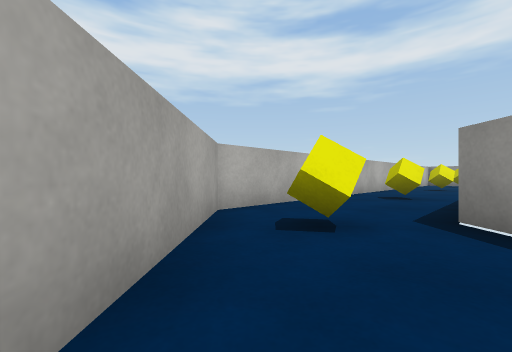
[1] (above)

23 first-person views from a walk through a 3-D level made in the Unity game engine. The camera is 0.51 m above the floor, looks level and sees 90° across. The floor is counted in squares, 1 m on a side. Each view is taken from the middle of a square. On the plan, view 1 faces up. The plan holds only what a view shows up to about 9 squares ahead; the rest is blank. The place goes on beyond the plan. Surface patterns are stand-ins for the level's own textures.

[2]
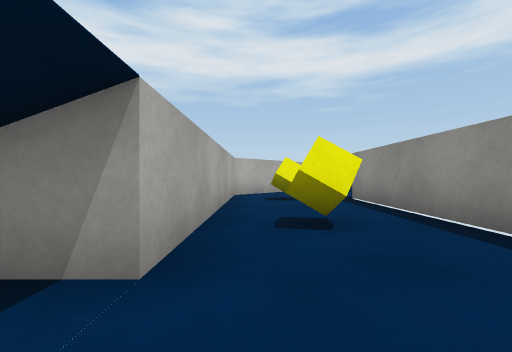

[3]
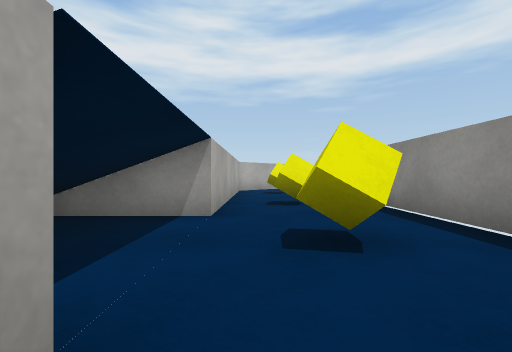

[4]
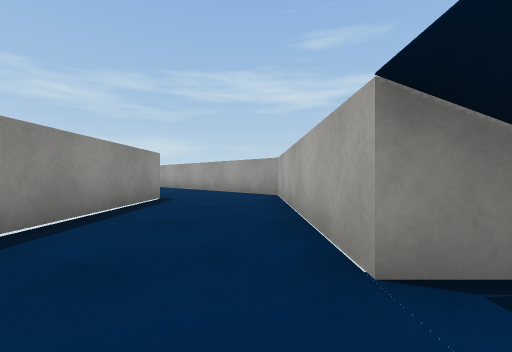

[5]
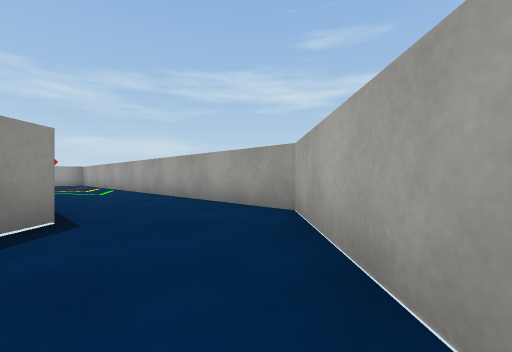

[6]
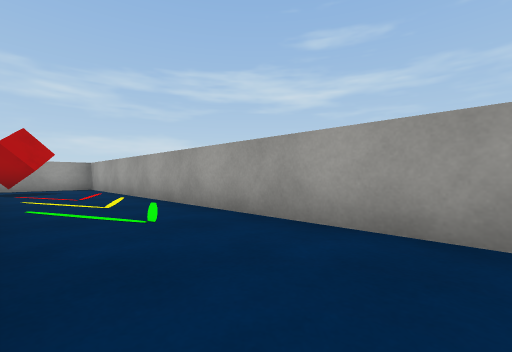

[7]
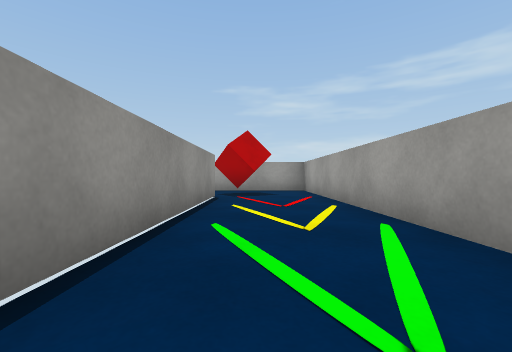

[8]
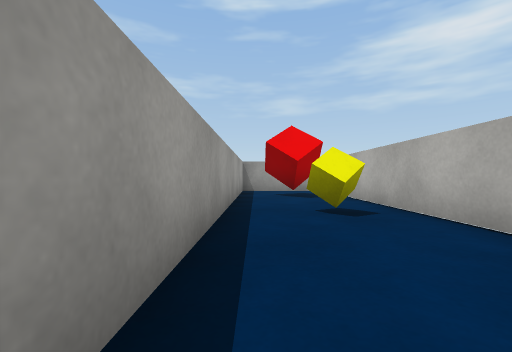

[9]
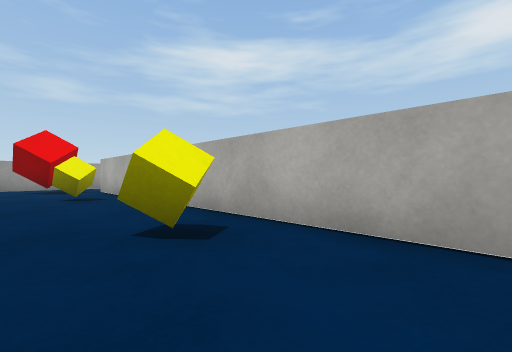

[10]
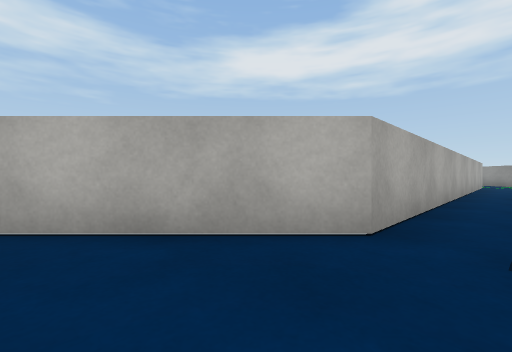

[11]
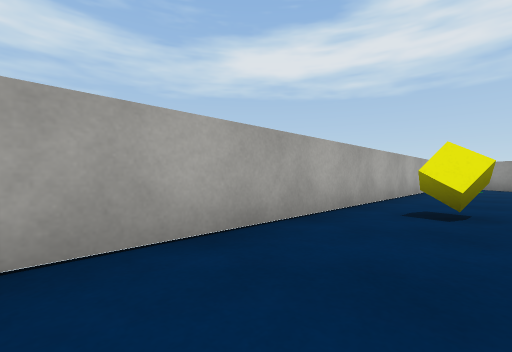

[12]
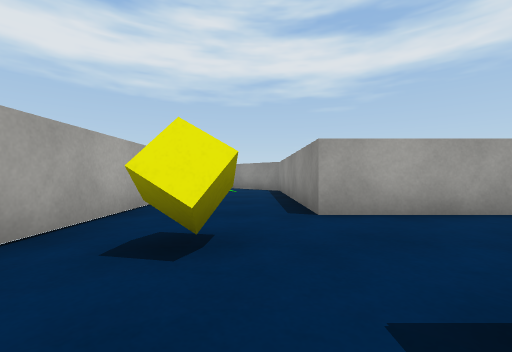

[13]
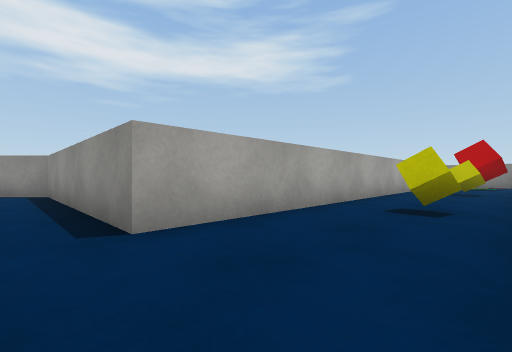

[14]
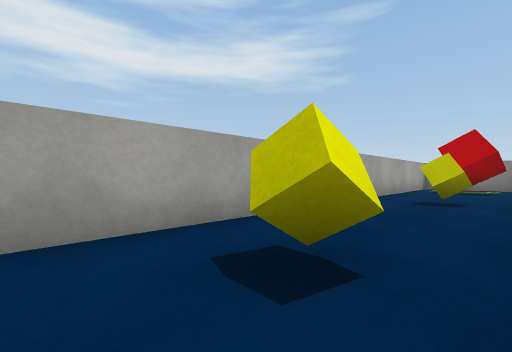

[15]
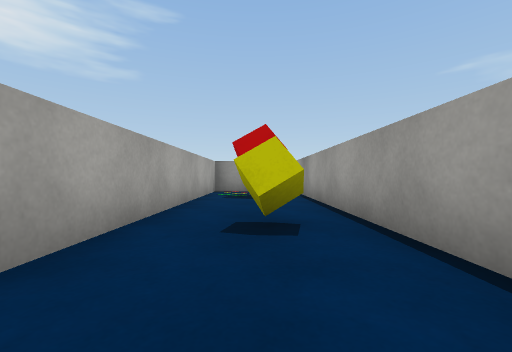

[16]
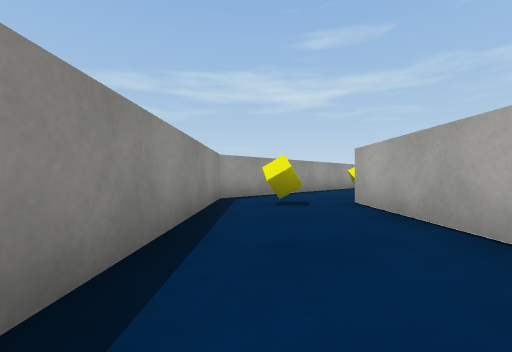

[17]
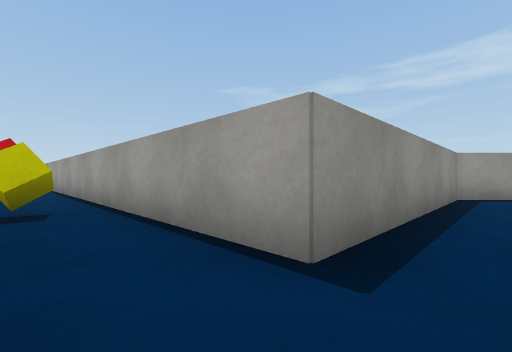

[18]
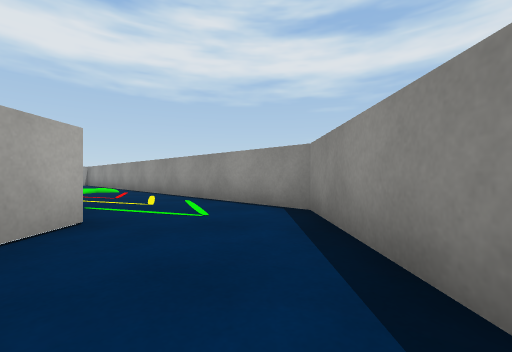

[19]
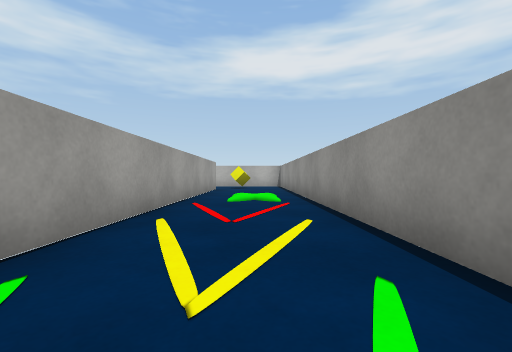

[20]
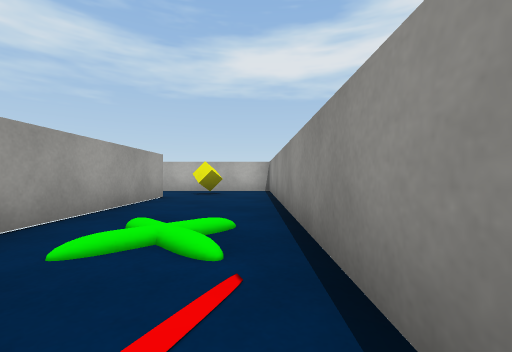

[21]
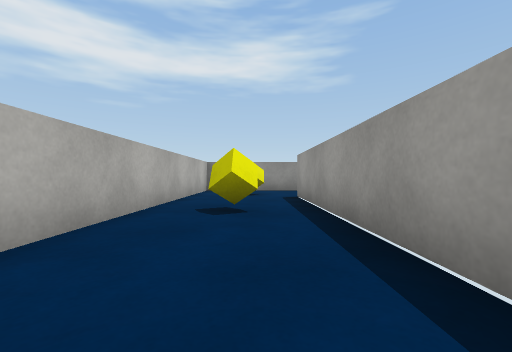

[22]
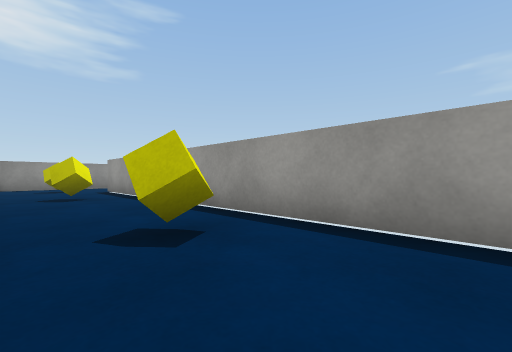

[23]
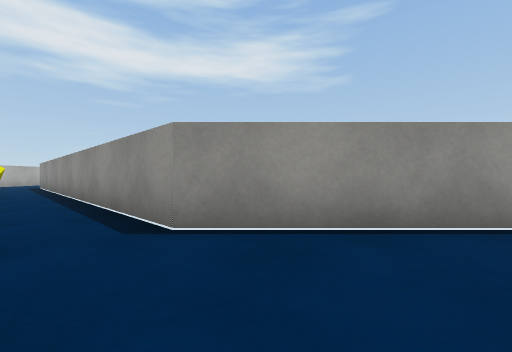

### Floor plan
Points are (right, up) in squares from view 1. A wall is a line through its corners. A room is listed if a view was taken in it or the views show most of it. See-through windows are left out.
Room 1 (views 1, 2, 3, 4, 5, 6, 7, 8, 9, 10, 11, 12, 13, 14, 15, 16, 17, 18, 19, 20, 21, 22, 23)
walls: (16.2, 2.8) (16.2, -8.8) (9.2, -15.8) (2.2, -8.7) (2.2, 2.8); (32.4, -4) (32.4, -1.7) (18.8, -1.7) (18.8, 3.8) (9.1, 13.5) (2.8, 7.2); (2.7, 3.2) (9.2, 9.7) (15, 3.9); (1.1, 5.5) (-0.6, 3.8) (-0.6, -1.7) (-1.6, -1.7); (-1.4, -4.3) (-0.6, -4.3) (-0.6, -9.8) (9.1, -19.5) (18.8, -9.8) (18.8, -4.3) (31.1, -4.3)
objects: yellow cube (1, -3); yellow cube (1, 0); yellow cube (1, 3); yellow cube (3, 6); yellow cube (6, 9); red cube (9, -17) to (10, -17); yellow cube (9, 11); yellow cube (12, -15); yellow cube (15, -12); yellow cube (17, -3); yellow cube (18, -9); yellow cube (22, -3); yellow cube (27, -3); red cube (30, -3) to (31, -3)

Where each view was taken, in squares from view 1:
view 1: 0 up, 0 right, facing up
view 2: 3 down, 0 right, facing up
view 3: 5 down, 0 right, facing up
view 4: 3 down, 0 right, facing down
view 5: 6 down, 0 right, facing down
view 6: 10 down, 3 right, facing down
view 7: 12 down, 4 right, facing down-right
view 8: 13 down, 15 right, facing down-left
view 9: 11 down, 17 right, facing left
view 10: 11 down, 17 right, facing up-left
view 11: 7 down, 18 right, facing up-left
view 12: 5 down, 18 right, facing up
view 13: 4 down, 18 right, facing up-right
view 14: 4 down, 21 right, facing up-right
view 15: 3 down, 24 right, facing right
view 16: 4 down, 18 right, facing down
view 17: 3 down, 18 right, facing down-right
view 18: 0 up, 18 right, facing up
view 19: 4 up, 17 right, facing up-left
view 20: 7 up, 15 right, facing up-left
view 21: 6 up, 4 right, facing up-right
view 22: 5 up, 1 right, facing right
view 23: 11 down, 1 right, facing up-right
